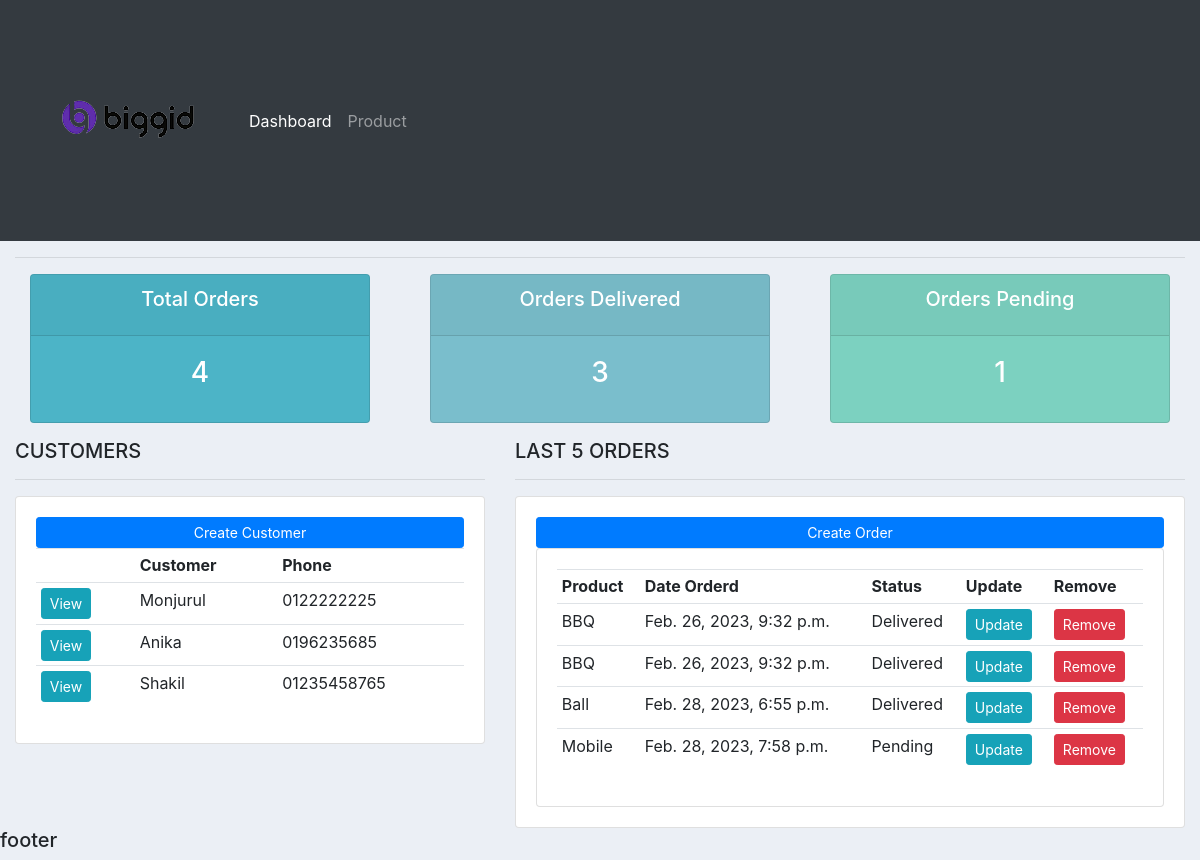
Before: / with the older database file.
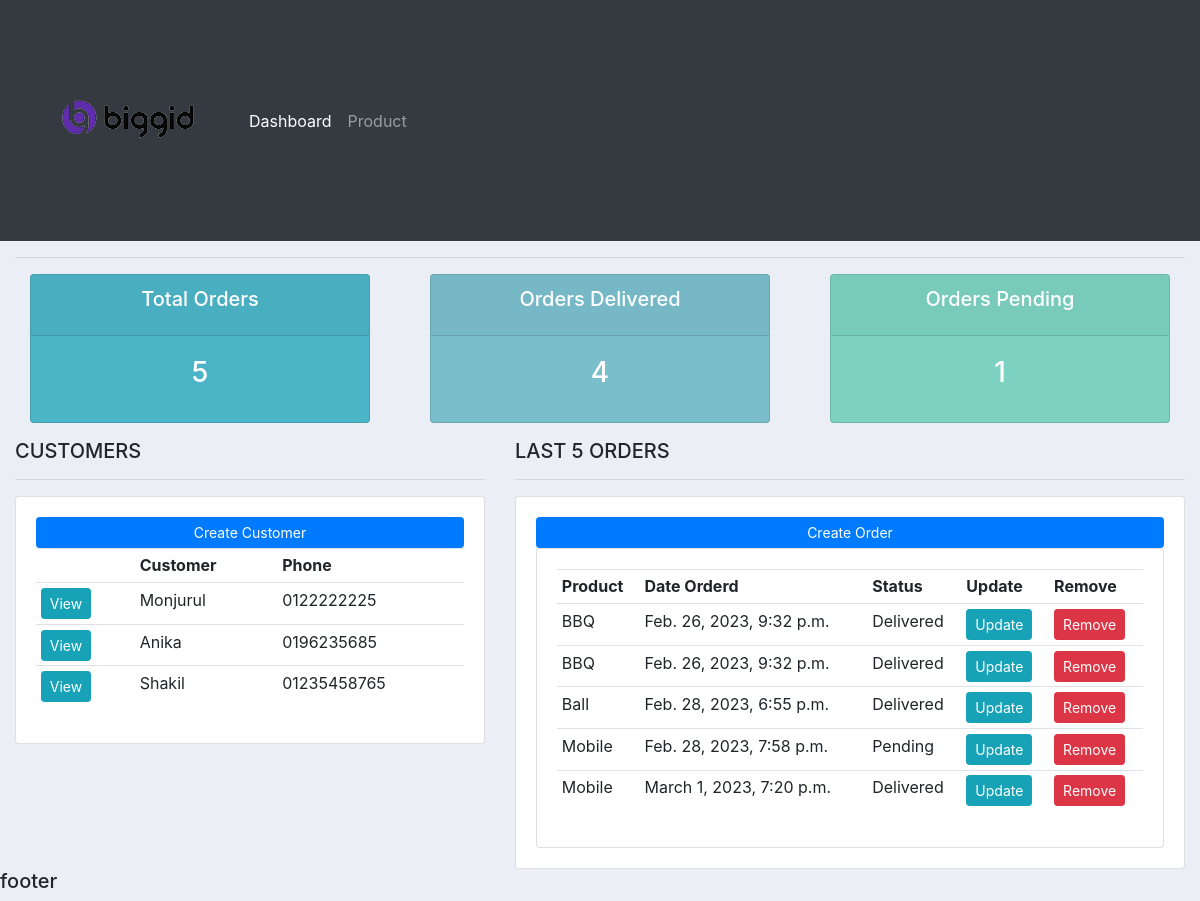
After: the same page with the newer database file.
### accounts/models.py (models this page shows, shortened)
class Customer(models.Model):
    name = models.CharField(max_length=200, null=True)
    phone = models.CharField(max_length=200, null=True)
    email = models.CharField(max_length=200, null=True)
    date_created = models.DateTimeField(auto_now_add=True, null=True)

class Order(models.Model):
    STATUS = (
        ('Pending', 'Pending'),
        ('On Process', 'On Process'),
        ('Delivered', 'Delivered'),
    )
    customer = models.ForeignKey(
        Customer, null=True, on_delete=models.SET_NULL)
    product = models.ForeignKey(Product, null=True, on_delete=models.SET_NULL)
    date_created = models.DateTimeField(auto_now_add=True, null=True)
    status = models.CharField(max_length=200, null=True, choices=STATUS)

class Product(models.Model):
    CATEGORY = (
        ('Food', 'Food'),
        ('Outdoor Item', 'Outdoor Item'),
        ('Gadget', 'Gadget'),
    )
    name = models.CharField(max_length=200, null=True)
    price = models.FloatField(null=True)
    category = models.CharField(max_length=200, null=True, choices=CATEGORY)
    Description = models.CharField(max_length=200, null=True, blank=True)
    date_created = models.DateTimeField(auto_now_add=True, null=True)
    tags = models.ManyToManyField(Tag)
    def __str__(self):
        return self.name

### accounts/views.py (the view)
# urls.py: path('', views.home, name='home'),
def home(request):
    customers = Customer.objects.all()
    orders = Order.objects.all()
    total_orders = orders.count()
    total_customers = customers.count()
    delivered = orders.filter(status='Delivered').count()
    pending = orders.filter(status='Pending').count()
    context = {'orders': orders, 'customers': customers,
               'total_orders': total_orders, 'total_customers': total_customers, 'delivered': delivered, 'pending': pending}
    return render(request, 'accounts/dashboard.html', context)

### accounts/templates/accounts/dashboard.html (shortened to what this page needs)
{% extends 'accounts/main.html' %} {% block content %}
<div class="row">
  <div class="col">
    <div class="col-md">
      <div class="card text-center text-white mb-3" id="total-orders">
        <div class="card-header">
          <h5 class="card-title">Total Orders</h5>
        </div>
        <div class="card-body">
          <h3 class="card-title">{{total_orders}}</h3>
        </div>
      </div>
    </div>
  </div>
  <div class="col">
    <div class="col-md">
      <div class="card text-center text-white mb-3" id="orders-delivered">
        <div class="card-header">
          <h5 class="card-title">Orders Delivered</h5>
        </div>
        <div class="card-body">
          <h3 class="card-title">{{delivered}}</h3>
        </div>
      </div>
    </div>
  </div>
  <div class="col">
    <div class="col-md">
      <div class="card text-center text-white mb-3" id="orders-pending">
        <div class="card-header">
          <h5 class="card-title">Orders Pending</h5>
        </div>
        <div class="card-body">
          <h3 class="card-title">{{pending}}</h3>
        </div>
      </div>
    </div>
  </div>
</div>
<div class="row">
  <div class="col-md-5">
    <h5>CUSTOMERS</h5>
    <hr />
    <div class="card card-body">
      <a class="prevent-submit btn btn-primary btn-sm btn-block" href=""
        >Create Customer</a
      >
      <table class="table table-sm">
        <tr>
          <th></th>
          <th>Customer</th>
          <th>Phone</th>
        </tr>
        {% for i in customers %}
        <tr>
          <td>
            <a class="btn btn-sm btn-info" href="{% url 'customer' i.id %}"
              >View</a
            >
          </td>
          <td>{{i.name}}</td>
          <td>{{i.phone}}</td>
        </tr>
        {% endfor %}
      </table>
    </div>
  </div>
  <div class="col-md-7">
    <h5>LAST 5 ORDERS</h5>
    <hr />
    <div class="card card-body">
      <a
        class="prevent-submit btn btn-primary btn-sm btn-block"
        href="{% url 'create_order' %}"
        >Create Order</a
      >
      <div class="card card-body">
        <table class="table table-sm">
          <tr>
            <th>Product</th>
            <th>Date Orderd</th>
            <th>Status</th>
            <th>Update</th>
            <th>Remove</th>
          </tr>
          {% for i in orders %}
          <tr>
            <td>{{i.product}}</td>
            <td>{{i.date_created}}</td>
            <td>{{i.status}}</td>
            <td><a class="btn btn-sm btn-info" href="">Update</a></td>
            <td><a class="btn btn-sm btn-danger" href="">Remove</a></td>
          </tr>
          {% endfor %}
        </table>
      </div>
    </div>
  </div>
  {% endblock %}

Changed rows visible on the page:
added Order: product "Mobile", date_created "March 1, 2023, 7:20 p.m.", status "Delivered"
Other visible differences:
{{ total_orders }}: "4" → "5"
{{ delivered }}: "3" → "4"
